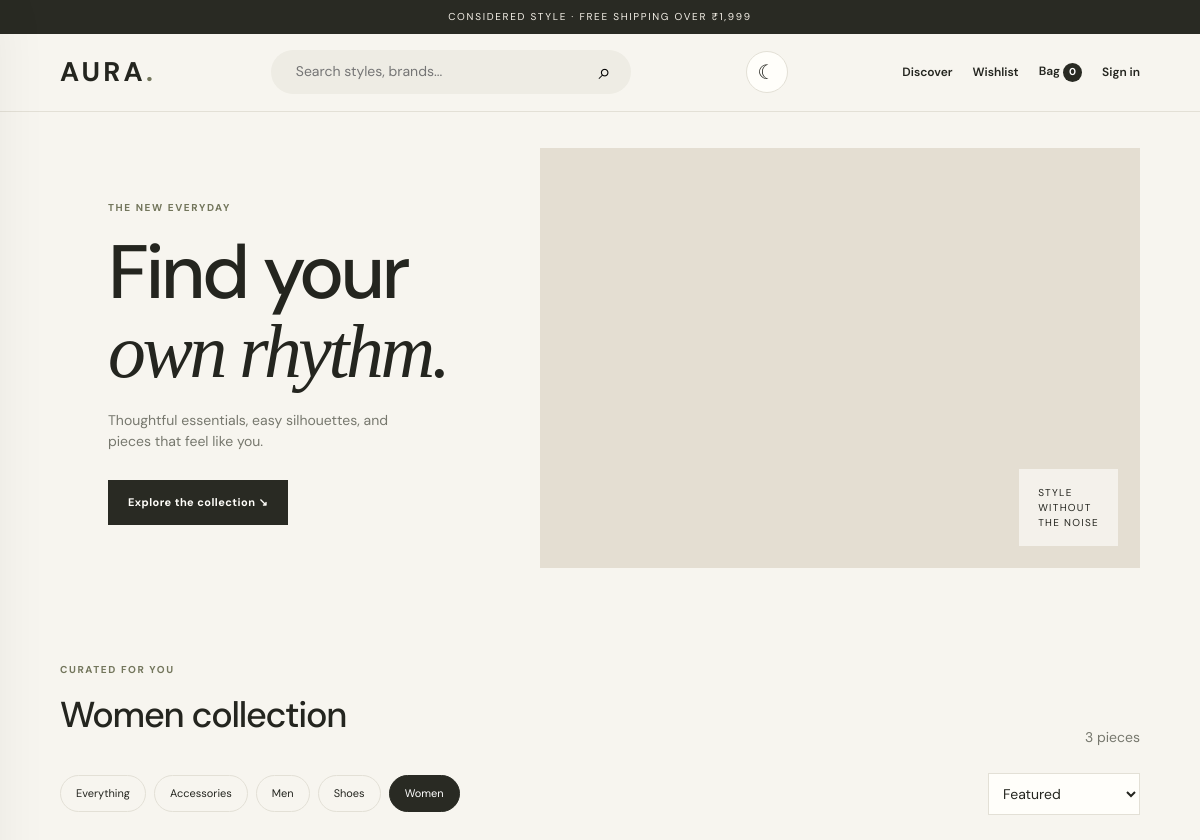
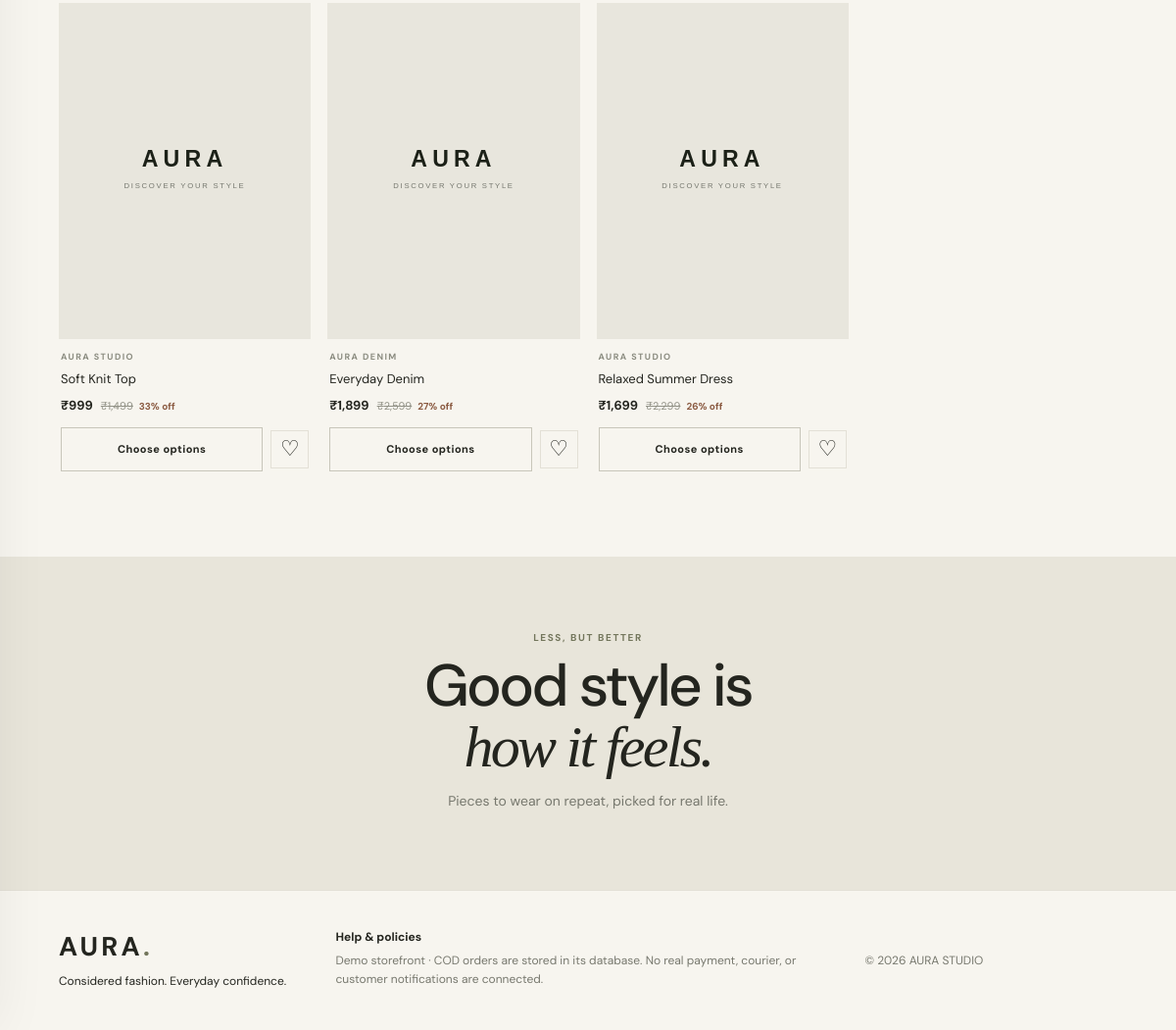
The page /?category=Women on the database its author committed (2 pictures, top to bottom).
### tables this page shows
CREATE TABLE products(id INTEGER PRIMARY KEY, name TEXT NOT NULL, brand TEXT NOT NULL, category TEXT NOT NULL, price INTEGER NOT NULL, old_price INTEGER NOT NULL DEFAULT 0, sizes TEXT NOT NULL DEFAULT 'One Size', color TEXT NOT NULL DEFAULT '', image TEXT NOT NULL DEFAULT '', description TEXT NOT NULL DEFAULT '', active INTEGER NOT NULL DEFAULT 1, created_at TEXT DEFAULT CURRENT_TIMESTAMP);

### app.py (the view)
@app.route('/')
def home():
    category=request.args.get('category','All'); q=request.args.get('q','').strip(); sort=request.args.get('sort','featured')
    sql='SELECT * FROM products WHERE active=1'; params=[]
    if category!='All': sql+=' AND category=?'; params.append(category)
    if q: sql+=' AND (name LIKE ? OR brand LIKE ? OR description LIKE ?)'; params += [f'%{q}%']*3
    sql += {'price-low':' ORDER BY price ASC','price-high':' ORDER BY price DESC','newest':' ORDER BY id DESC'}.get(sort,' ORDER BY id ASC')
    products=db().execute(sql,params).fetchall()
    cats=[r['category'] for r in db().execute('SELECT DISTINCT category FROM products WHERE active=1 ORDER BY category')]
    return render_template('home.html', products=products, categories=cats, category=category, q=q, sort=sort)

### app.py (called while the page is built)
def db():
    if 'db' not in g:
        g.db = sqlite3.connect(DB_PATH)
        g.db.row_factory = sqlite3.Row
        g.db.execute('PRAGMA foreign_keys = ON')
    return g.db

@app.context_processor
def inject_globals():
    user = None
    if session.get('user_id'):
        user = db().execute('SELECT id,name,email,is_admin FROM users WHERE id=?', (session['user_id'],)).fetchone()
    cart = session.get('cart', {})
    return {'current_user': user, 'cart_count': sum(int(v.get('qty',1)) for v in cart.values()), 'year': 2026}

@app.before_request
def csrf_protect():
    if request.method == 'POST':
        token = request.form.get('_csrf') or request.headers.get('X-CSRF-Token')
        if not token or not secrets.compare_digest(token, session.get('_csrf', '')):
            abort(400, 'Invalid or expired form token. Refresh and try again.')

### templates/home.html
{% extends 'base.html' %}{% block title %}AURA — Considered fashion{% endblock %}{% block content %}<section class="hero"><div class="hero-copy"><p class="eyebrow">THE NEW EVERYDAY</p><h1>Find your<br><i>own rhythm.</i></h1><p>Thoughtful essentials, easy silhouettes, and pieces that feel like you.</p><a class="button dark" href="#collection">Explore the collection ↘</a></div><div class="hero-art"><img src="https://images.unsplash.com/photo-1483985988355-763728e1935b?auto=format&fit=crop&w=1400&q=90" alt="Fashion collection" onerror="this.style.display='none'"><div class="hero-sticker">STYLE<br>WITHOUT<br>THE NOISE</div></div></section><section class="section" id="collection"><div class="sectionhead"><div><p class="eyebrow">CURATED FOR YOU</p><h2>{{ 'The current favourites' if category=='All' else category+' collection' }}</h2></div><span class="muted">{{ products|length }} pieces</span></div><div class="filters"><div class="chips"><a class="chip {{ 'active' if category=='All' else '' }}" href="{{ url_for('home',category='All',q=q,sort=sort) }}">Everything</a>{% for cat in categories %}<a class="chip {{ 'active' if category==cat else '' }}" href="{{ url_for('home',category=cat,q=q,sort=sort) }}">{{ cat }}</a>{% endfor %}</div><form><input type="hidden" name="category" value="{{ category }}"><input type="hidden" name="q" value="{{ q }}"><select name="sort" onchange="this.form.submit()"><option value="featured" {{ 'selected' if sort=='featured' else '' }}>Featured</option><option value="price-low" {{ 'selected' if sort=='price-low' else '' }}>Price: low to high</option><option value="price-high" {{ 'selected' if sort=='price-high' else '' }}>Price: high to low</option><option value="newest" {{ 'selected' if sort=='newest' else '' }}>Newest</option></select></form></div><div class="grid">{% for p in products %}<article class="card"><a class="product-image" href="{{ url_for('product_detail',product_id=p.id) }}"><img src="{{ p.image }}" alt="{{ p.name }}" loading="lazy" onerror="this.src='{{ url_for('static',filename='product-fallback.svg') }}'"><span class="quick">VIEW PIECE ↗</span></a><div class="cardinfo"><div class="brand">{{ p.brand }}</div><a class="product-name" href="{{ url_for('product_detail',product_id=p.id) }}">{{ p.name }}</a><div class="price">₹{{ '{:,}'.format(p.price) }} <del>₹{{ '{:,}'.format(p.old_price) }}</del>{% if p.old_price>p.price %}<span>{{ ((p.old_price-p.price)*100/p.old_price)|round|int }}% off</span>{% endif %}</div><div class="cardactions"><a class="button outline" href="{{ url_for('product_detail',product_id=p.id) }}">Choose options</a>{% if current_user %}<form method="post" action="{{ url_for('wishlist_toggle',product_id=p.id) }}"><input type="hidden" name="_csrf" value="{{ csrf_token() }}"><button class="heart" title="Toggle wishlist">♡</button></form>{% else %}<a class="heart" title="Sign in to wishlist" href="{{ url_for('login') }}">♡</a>{% endif %}</div></div></article>{% else %}<div class="empty"><h3>No styles found</h3><p>Try a different search or category.</p><a class="button dark" href="{{ url_for('home') }}">Clear filters</a></div>{% endfor %}</div></section><section class="banner"><p class="eyebrow">LESS, BUT BETTER</p><h2>Good style is<br><i>how it feels.</i></h2><p>Pieces to wear on repeat, picked for real life.</p></section>{% endblock %}

### static/style.css (style rules this page uses)
:root { --paper:#f7f5ef;--white:#fffefa;--ink:#24251f;--muted:#77786e;--line:#e3e0d6;--olive:#73765c;--accent:#d8c7ad }
* { box-sizing:border-box }
html { scroll-behavior:smooth }
body { margin:0;background:var(--paper);color:var(--ink);font-family:'DM Sans',Arial,sans-serif;font-size:14px;line-height:1.55 }
a { color:inherit;text-decoration:none }
button,input,select,textarea { font:inherit }
button,a,select { cursor:pointer }
.hero { display:grid;grid-template-columns:.85fr 1.15fr;min-height:480px;padding:36px clamp(18px,5vw,75px) 54px;gap:36px;align-items:center }
.hero-copy { padding:20px 0 20px 4vw }
.eyebrow,.brand,.label { font-size:10px;letter-spacing:.16em;font-weight:700;color:var(--olive);text-transform:uppercase }
.hero h1,.banner h2,.authart h1 { font-size:clamp(48px,6.3vw,83px);line-height:1.04;font-weight:500;letter-spacing:-.045em;margin:18px 0 }
.hero h1 i,.banner h2 i,.authart h1 i { font-family:'Playfair Display',serif;font-weight:500 }
.hero-copy>p:not(.eyebrow) { max-width:320px;color:var(--muted);margin-bottom:27px }
.hero-art { height:420px;position:relative;overflow:hidden;background:#e4ded2 }
.hero-sticker { position:absolute;right:22px;bottom:22px;background:#f7f5efdd;padding:16px 19px;font-size:10px;letter-spacing:.13em;line-height:1.5 }
.button { display:inline-flex;justify-content:center;align-items:center;border:1px solid transparent;padding:13px 19px;font-size:11px;font-weight:700;letter-spacing:.04em;transition:.2s;min-height:43px }
.button.dark { background:#292a23;color:#fffefa }
.button.outline { border-color:#c8c6ba;background:transparent }
.section { padding:30px clamp(18px,5vw,75px) 75px;max-width:1600px;margin:auto }
.sectionhead { display:flex;align-items:end;justify-content:space-between;margin-bottom:24px }
.sectionhead h2,.section h1 { font-size:clamp(28px,3vw,42px);font-weight:500;letter-spacing:-.035em;margin:6px 0 }
.muted { color:var(--muted) }
.filters { display:flex;justify-content:space-between;align-items:center;gap:20px;margin:22px 0 28px;flex-wrap:wrap }
.chips { display:flex;gap:8px;flex-wrap:wrap }
.chip { padding:9px 15px;border:1px solid var(--line);border-radius:30px;font-size:11px }
.chip.active,.chip:hover { background:#292a23;color:white;border-color:#292a23 }
.filters select,select { padding:10px;border:1px solid var(--line);background:var(--white);color:var(--ink) }
.grid { display:grid;grid-template-columns:repeat(4,minmax(0,1fr));gap:27px 17px }
.card { min-width:0 }
.product-image { display:block;position:relative;overflow:hidden;background:#eae7de;aspect-ratio:3/4 }
.product-image img { width:100%;height:100%;object-fit:cover;display:block;transition:transform .5s }
.cardinfo { padding:12px 2px }
.brand { font-size:9px;color:#8b8c80 }
.product-name { display:block;font-size:13px;margin:5px 0 7px }
.price { font-weight:700;font-size:13px }
.price del,.detailprice del { font-weight:400;color:#929287;font-size:11px;margin-left:5px }
.price span,.detailprice span { color:#8b5b42;font-size:10px;margin-left:6px }
.cardactions { display:flex;gap:8px;align-items:center;margin-top:12px }
.cardactions .button { flex:1 }
.heart { border:1px solid var(--line);background:transparent;width:39px;height:39px;font-size:22px;display:grid;place-items:center }
.banner { padding:65px 20px;text-align:center;background:#e8e5da }
.banner h2 { font-size:clamp(36px,5vw,60px);margin:10px }
.banner p:last-child { color:var(--muted) }

### rows shown on the page
products: brand "AURA STUDIO", name "Soft Knit Top", price "999", old_price "1,499", ((p.old_price-p.price)*100/p.old_price)|round|int "33"
products: brand "AURA DENIM", name "Everyday Denim", price "1,899", old_price "2,599", ((p.old_price-p.price)*100/p.old_price)|round|int "27"
products: brand "AURA STUDIO", name "Relaxed Summer Dress", price "1,699", old_price "2,299", ((p.old_price-p.price)*100/p.old_price)|round|int "26"

### other values the page prints
{{ cart_count }} "0"
{{ products|length }} "3"
{{ cat }} "Accessories" "Men" "Shoes" "Women"
{{ year }} "2026"
